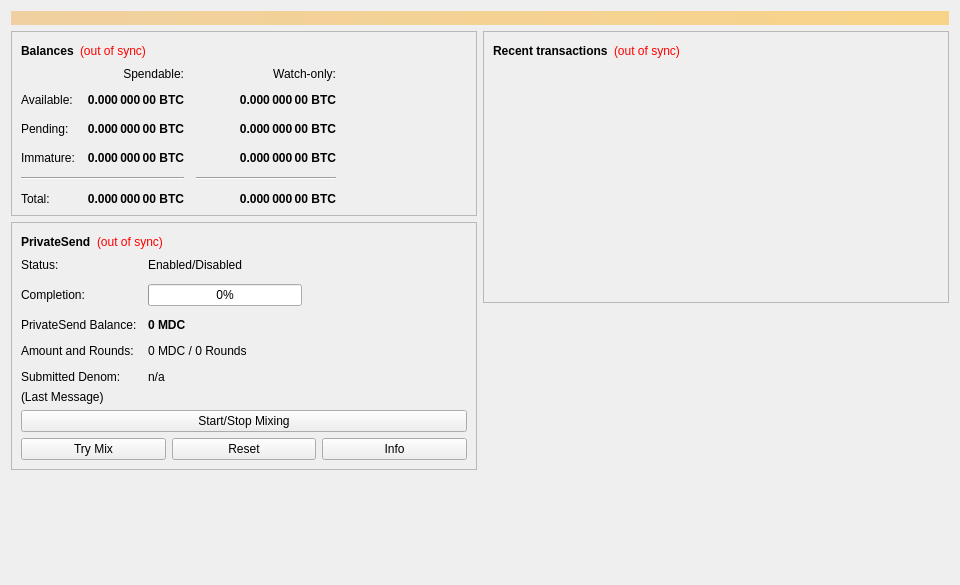
<?xml version="1.0" encoding="UTF-8"?>
<ui version="4.0">
 <class>OverviewPage</class>
 <widget class="QWidget" name="OverviewPage">
  <property name="geometry">
   <rect>
    <x>0</x>
    <y>0</y>
    <width>960</width>
    <height>585</height>
   </rect>
  </property>
  <property name="minimumSize">
   <size>
    <width>960</width>
    <height>0</height>
   </size>
  </property>
  <property name="windowTitle">
   <string>Form</string>
  </property>
  <layout class="QVBoxLayout" name="topLayout">
   <item>
    <widget class="QLabel" name="labelAlerts">
     <property name="visible">
      <bool>false</bool>
     </property>
     <property name="styleSheet">
      <string notr="true">background-color: qlineargradient(x1: 0, y1: 0, x2: 1, y2: 0, stop:0 #F0D0A0, stop:1 #F8D488); color:#000000;</string>
     </property>
     <property name="wordWrap">
      <bool>true</bool>
     </property>
     <property name="margin">
      <number>3</number>
     </property>
    </widget>
   </item>
   <item>
    <layout class="QHBoxLayout" name="horizontalLayout" stretch="1,1">
     <item>
      <layout class="QVBoxLayout" name="verticalLayout_2">
       <item>
        <widget class="QFrame" name="frame">
         <property name="frameShape">
          <enum>QFrame::StyledPanel</enum>
         </property>
         <property name="frameShadow">
          <enum>QFrame::Raised</enum>
         </property>
         <layout class="QVBoxLayout" name="verticalLayout_4">
          <item>
           <layout class="QHBoxLayout" name="horizontalLayout_4">
            <item>
             <widget class="QLabel" name="label_5">
              <property name="font">
               <font>
                <weight>75</weight>
                <bold>true</bold>
               </font>
              </property>
              <property name="text">
               <string>Balances</string>
              </property>
             </widget>
            </item>
            <item>
             <widget class="QLabel" name="labelWalletStatus">
              <property name="toolTip">
               <string>The displayed information may be out of date. Your wallet automatically synchronizes with the Madcoin network after a connection is established, but this process has not completed yet.</string>
              </property>
              <property name="styleSheet">
               <string notr="true">QLabel { color: red; }</string>
              </property>
              <property name="text">
               <string notr="true">(out of sync)</string>
              </property>
              <property name="alignment">
               <set>Qt::AlignLeading|Qt::AlignLeft|Qt::AlignVCenter</set>
              </property>
             </widget>
            </item>
            <item>
             <spacer name="horizontalSpacer_3">
              <property name="orientation">
               <enum>Qt::Horizontal</enum>
              </property>
              <property name="sizeHint" stdset="0">
               <size>
                <width>40</width>
                <height>20</height>
               </size>
              </property>
             </spacer>
            </item>
           </layout>
          </item>
          <item>
           <layout class="QGridLayout" name="gridLayout">
            <property name="spacing">
             <number>12</number>
            </property>
            <item row="2" column="2">
             <widget class="QLabel" name="labelWatchPending">
              <property name="font">
               <font>
                <weight>75</weight>
                <bold>true</bold>
               </font>
              </property>
              <property name="cursor">
               <cursorShape>IBeamCursor</cursorShape>
              </property>
              <property name="toolTip">
               <string>Unconfirmed transactions to watch-only addresses</string>
              </property>
              <property name="text">
               <string notr="true">0.000 000 00 BTC</string>
              </property>
              <property name="alignment">
               <set>Qt::AlignRight|Qt::AlignTrailing|Qt::AlignVCenter</set>
              </property>
              <property name="textInteractionFlags">
               <set>Qt::LinksAccessibleByMouse|Qt::TextSelectableByKeyboard|Qt::TextSelectableByMouse</set>
              </property>
             </widget>
            </item>
            <item row="2" column="1">
             <widget class="QLabel" name="labelUnconfirmed">
              <property name="font">
               <font>
                <weight>75</weight>
                <bold>true</bold>
               </font>
              </property>
              <property name="cursor">
               <cursorShape>IBeamCursor</cursorShape>
              </property>
              <property name="toolTip">
               <string>Total of transactions that have yet to be confirmed, and do not yet count toward the spendable balance</string>
              </property>
              <property name="text">
               <string notr="true">0.000 000 00 BTC</string>
              </property>
              <property name="alignment">
               <set>Qt::AlignRight|Qt::AlignTrailing|Qt::AlignVCenter</set>
              </property>
              <property name="textInteractionFlags">
               <set>Qt::LinksAccessibleByMouse|Qt::TextSelectableByKeyboard|Qt::TextSelectableByMouse</set>
              </property>
             </widget>
            </item>
            <item row="3" column="2">
             <widget class="QLabel" name="labelWatchImmature">
              <property name="font">
               <font>
                <weight>75</weight>
                <bold>true</bold>
               </font>
              </property>
              <property name="cursor">
               <cursorShape>IBeamCursor</cursorShape>
              </property>
              <property name="toolTip">
               <string>Mined balance in watch-only addresses that has not yet matured</string>
              </property>
              <property name="text">
               <string notr="true">0.000 000 00 BTC</string>
              </property>
              <property name="alignment">
               <set>Qt::AlignRight|Qt::AlignTrailing|Qt::AlignVCenter</set>
              </property>
              <property name="textInteractionFlags">
               <set>Qt::LinksAccessibleByMouse|Qt::TextSelectableByKeyboard|Qt::TextSelectableByMouse</set>
              </property>
             </widget>
            </item>
            <item row="4" column="0" colspan="2">
             <widget class="Line" name="lineSpendableBalance">
              <property name="orientation">
               <enum>Qt::Horizontal</enum>
              </property>
             </widget>
            </item>
            <item row="4" column="2">
             <widget class="Line" name="lineWatchBalance">
              <property name="sizePolicy">
               <sizepolicy hsizetype="Preferred" vsizetype="Fixed">
                <horstretch>0</horstretch>
                <verstretch>0</verstretch>
               </sizepolicy>
              </property>
              <property name="minimumSize">
               <size>
                <width>140</width>
                <height>0</height>
               </size>
              </property>
              <property name="orientation">
               <enum>Qt::Horizontal</enum>
              </property>
             </widget>
            </item>
            <item row="5" column="0">
             <widget class="QLabel" name="labelTotalText">
              <property name="text">
               <string>Total:</string>
              </property>
             </widget>
            </item>
            <item row="3" column="1">
             <widget class="QLabel" name="labelImmature">
              <property name="font">
               <font>
                <weight>75</weight>
                <bold>true</bold>
               </font>
              </property>
              <property name="cursor">
               <cursorShape>IBeamCursor</cursorShape>
              </property>
              <property name="toolTip">
               <string>Mined balance that has not yet matured</string>
              </property>
              <property name="text">
               <string notr="true">0.000 000 00 BTC</string>
              </property>
              <property name="alignment">
               <set>Qt::AlignRight|Qt::AlignTrailing|Qt::AlignVCenter</set>
              </property>
              <property name="textInteractionFlags">
               <set>Qt::LinksAccessibleByMouse|Qt::TextSelectableByKeyboard|Qt::TextSelectableByMouse</set>
              </property>
             </widget>
            </item>
            <item row="2" column="3">
             <spacer name="horizontalSpacer_2">
              <property name="orientation">
               <enum>Qt::Horizontal</enum>
              </property>
              <property name="sizeHint" stdset="0">
               <size>
                <width>40</width>
                <height>20</height>
               </size>
              </property>
             </spacer>
            </item>
            <item row="3" column="0">
             <widget class="QLabel" name="labelImmatureText">
              <property name="text">
               <string>Immature:</string>
              </property>
             </widget>
            </item>
            <item row="5" column="1">
             <widget class="QLabel" name="labelTotal">
              <property name="font">
               <font>
                <weight>75</weight>
                <bold>true</bold>
               </font>
              </property>
              <property name="cursor">
               <cursorShape>IBeamCursor</cursorShape>
              </property>
              <property name="toolTip">
               <string>Your current total balance</string>
              </property>
              <property name="text">
               <string notr="true">0.000 000 00 BTC</string>
              </property>
              <property name="alignment">
               <set>Qt::AlignRight|Qt::AlignTrailing|Qt::AlignVCenter</set>
              </property>
              <property name="textInteractionFlags">
               <set>Qt::LinksAccessibleByMouse|Qt::TextSelectableByKeyboard|Qt::TextSelectableByMouse</set>
              </property>
             </widget>
            </item>
            <item row="5" column="2">
             <widget class="QLabel" name="labelWatchTotal">
              <property name="font">
               <font>
                <weight>75</weight>
                <bold>true</bold>
               </font>
              </property>
              <property name="cursor">
               <cursorShape>IBeamCursor</cursorShape>
              </property>
              <property name="toolTip">
               <string>Current total balance in watch-only addresses</string>
              </property>
              <property name="text">
               <string notr="true">0.000 000 00 BTC</string>
              </property>
              <property name="alignment">
               <set>Qt::AlignRight|Qt::AlignTrailing|Qt::AlignVCenter</set>
              </property>
              <property name="textInteractionFlags">
               <set>Qt::LinksAccessibleByMouse|Qt::TextSelectableByKeyboard|Qt::TextSelectableByMouse</set>
              </property>
             </widget>
            </item>
            <item row="0" column="2">
             <widget class="QLabel" name="labelWatchonly">
              <property name="text">
               <string>Watch-only:</string>
              </property>
              <property name="alignment">
               <set>Qt::AlignRight|Qt::AlignTrailing|Qt::AlignVCenter</set>
              </property>
             </widget>
            </item>
            <item row="1" column="0">
             <widget class="QLabel" name="labelBalanceText">
              <property name="text">
               <string>Available:</string>
              </property>
             </widget>
            </item>
            <item row="1" column="1">
             <widget class="QLabel" name="labelBalance">
              <property name="font">
               <font>
                <weight>75</weight>
                <bold>true</bold>
               </font>
              </property>
              <property name="cursor">
               <cursorShape>IBeamCursor</cursorShape>
              </property>
              <property name="toolTip">
               <string>Your current spendable balance</string>
              </property>
              <property name="text">
               <string notr="true">0.000 000 00 BTC</string>
              </property>
              <property name="alignment">
               <set>Qt::AlignRight|Qt::AlignTrailing|Qt::AlignVCenter</set>
              </property>
              <property name="textInteractionFlags">
               <set>Qt::LinksAccessibleByMouse|Qt::TextSelectableByKeyboard|Qt::TextSelectableByMouse</set>
              </property>
             </widget>
            </item>
            <item row="1" column="2">
             <widget class="QLabel" name="labelWatchAvailable">
              <property name="font">
               <font>
                <weight>75</weight>
                <bold>true</bold>
               </font>
              </property>
              <property name="cursor">
               <cursorShape>IBeamCursor</cursorShape>
              </property>
              <property name="toolTip">
               <string>Your current balance in watch-only addresses</string>
              </property>
              <property name="text">
               <string notr="true">0.000 000 00 BTC</string>
              </property>
              <property name="alignment">
               <set>Qt::AlignRight|Qt::AlignTrailing|Qt::AlignVCenter</set>
              </property>
              <property name="textInteractionFlags">
               <set>Qt::LinksAccessibleByMouse|Qt::TextSelectableByKeyboard|Qt::TextSelectableByMouse</set>
              </property>
             </widget>
            </item>
            <item row="2" column="0">
             <widget class="QLabel" name="labelPendingText">
              <property name="text">
               <string>Pending:</string>
              </property>
             </widget>
            </item>
            <item row="0" column="1">
             <widget class="QLabel" name="labelSpendable">
              <property name="text">
               <string>Spendable:</string>
              </property>
              <property name="alignment">
               <set>Qt::AlignRight|Qt::AlignTrailing|Qt::AlignVCenter</set>
              </property>
             </widget>
            </item>
           </layout>
          </item>
         </layout>
        </widget>
       </item>
       <item>
        <widget class="QFrame" name="framePrivateSend">
         <property name="layoutDirection">
          <enum>Qt::LeftToRight</enum>
         </property>
         <property name="frameShape">
          <enum>QFrame::StyledPanel</enum>
         </property>
         <property name="frameShadow">
          <enum>QFrame::Raised</enum>
         </property>
         <layout class="QVBoxLayout" name="VerticalLayout_PS1">
          <item>
           <layout class="QHBoxLayout" name="horizontalLayout_5">
            <item>
             <widget class="QLabel" name="labelPrivateSendHeader">
              <property name="font">
               <font>
                <weight>75</weight>
                <bold>true</bold>
               </font>
              </property>
              <property name="text">
               <string>PrivateSend</string>
              </property>
             </widget>
            </item>
            <item>
             <widget class="QLabel" name="labelPrivateSendSyncStatus">
              <property name="toolTip">
               <string>The displayed information may be out of date. Your wallet automatically synchronizes with the Madcoin network after a connection is established, but this process has not completed yet.</string>
              </property>
              <property name="styleSheet">
               <string notr="true">QLabel { color: red; }</string>
              </property>
              <property name="text">
               <string notr="true">(out of sync)</string>
              </property>
              <property name="alignment">
               <set>Qt::AlignLeading|Qt::AlignLeft|Qt::AlignVCenter</set>
              </property>
             </widget>
            </item>
            <item>
             <spacer name="horizontalSpacer_4">
              <property name="orientation">
               <enum>Qt::Horizontal</enum>
              </property>
              <property name="sizeHint" stdset="0">
               <size>
                <width>40</width>
                <height>20</height>
               </size>
              </property>
             </spacer>
            </item>
           </layout>
          </item>
          <item>
           <layout class="QFormLayout" name="privateSendFormLayout">
            <property name="fieldGrowthPolicy">
             <enum>QFormLayout::AllNonFixedFieldsGrow</enum>
            </property>
            <property name="horizontalSpacing">
             <number>11</number>
            </property>
            <property name="verticalSpacing">
             <number>12</number>
            </property>
            <item row="0" column="0">
             <widget class="QLabel" name="labelPrivateSendEnabledText">
              <property name="text">
               <string>Status:</string>
              </property>
             </widget>
            </item>
            <item row="0" column="1">
             <widget class="QLabel" name="labelPrivateSendEnabled">
              <property name="text">
               <string>Enabled/Disabled</string>
              </property>
             </widget>
            </item>
            <item row="1" column="0">
             <widget class="QLabel" name="labelCompletitionText">
              <property name="text">
               <string>Completion:</string>
              </property>
             </widget>
            </item>
            <item row="1" column="1">
             <widget class="QProgressBar" name="privateSendProgress">
              <property name="maximumSize">
               <size>
                <width>154</width>
                <height>16777215</height>
               </size>
              </property>
              <property name="value">
               <number>0</number>
              </property>
             </widget>
            </item>
            <item row="2" column="0">
             <widget class="QLabel" name="labelAnonymizedText">
              <property name="text">
               <string>PrivateSend Balance:</string>
              </property>
             </widget>
            </item>
            <item row="2" column="1">
             <widget class="QLabel" name="labelAnonymized">
              <property name="font">
               <font>
                <weight>75</weight>
                <bold>true</bold>
               </font>
              </property>
              <property name="text">
               <string notr="true">0 MDC</string>
              </property>
             </widget>
            </item>
            <item row="3" column="0">
             <widget class="QLabel" name="labelAmountAndRoundsText">
              <property name="text">
               <string>Amount and Rounds:</string>
              </property>
             </widget>
            </item>
            <item row="3" column="1">
             <widget class="QLabel" name="labelAmountRounds">
              <property name="text">
               <string>0 MDC / 0 Rounds</string>
              </property>
             </widget>
            </item>
            <item row="4" column="0">
             <widget class="QLabel" name="labelSubmittedDenomText">
              <property name="text">
               <string>Submitted Denom:</string>
              </property>
             </widget>
            </item>
            <item row="4" column="1">
             <widget class="QLabel" name="labelSubmittedDenom">
              <property name="toolTip">
               <string>The denominations you submitted to the Masternode.&lt;br&gt;To mix, other users must submit the exact same denominations.</string>
              </property>
              <property name="text">
               <string>n/a</string>
              </property>
             </widget>
            </item>
           </layout>
          </item>
          <item>
           <layout class="QVBoxLayout" name="VerticalLayout_PS">
            <item>
             <widget class="QLabel" name="labelPrivateSendLastMessage">
              <property name="text">
               <string>(Last Message)</string>
              </property>
              <property name="alignment">
               <set>Qt::AlignLeading|Qt::AlignLeft|Qt::AlignTop</set>
              </property>
              <property name="wordWrap">
               <bool>true</bool>
              </property>
             </widget>
            </item>
            <item>
             <widget class="QPushButton" name="togglePrivateSend">
              <property name="sizePolicy">
               <sizepolicy hsizetype="MinimumExpanding" vsizetype="Fixed">
                <horstretch>0</horstretch>
                <verstretch>0</verstretch>
               </sizepolicy>
              </property>
              <property name="text">
               <string>Start/Stop Mixing</string>
              </property>
             </widget>
            </item>
            <item>
             <layout class="QHBoxLayout" name="horizontalLayout_debugbuttons">
              <item>
               <widget class="QPushButton" name="privateSendAuto">
                <property name="sizePolicy">
                 <sizepolicy hsizetype="MinimumExpanding" vsizetype="Fixed">
                  <horstretch>0</horstretch>
                  <verstretch>0</verstretch>
                 </sizepolicy>
                </property>
                <property name="toolTip">
                 <string>Try to manually submit a PrivateSend request.</string>
                </property>
                <property name="text">
                 <string>Try Mix</string>
                </property>
               </widget>
              </item>
              <item>
               <widget class="QPushButton" name="privateSendReset">
                <property name="sizePolicy">
                 <sizepolicy hsizetype="MinimumExpanding" vsizetype="Fixed">
                  <horstretch>0</horstretch>
                  <verstretch>0</verstretch>
                 </sizepolicy>
                </property>
                <property name="toolTip">
                 <string>Reset the current status of PrivateSend (can interrupt PrivateSend if it's in the process of Mixing, which can cost you money!)</string>
                </property>
                <property name="autoFillBackground">
                 <bool>false</bool>
                </property>
                <property name="text">
                 <string>Reset</string>
                </property>
               </widget>
              </item>
              <item>
               <widget class="QPushButton" name="privateSendInfo">
                <property name="sizePolicy">
                 <sizepolicy hsizetype="MinimumExpanding" vsizetype="Fixed">
                  <horstretch>0</horstretch>
                  <verstretch>0</verstretch>
                 </sizepolicy>
                </property>
                <property name="toolTip">
                 <string>Information about PrivateSend and Mixing</string>
                </property>
                <property name="text">
                 <string>Info</string>
                </property>
               </widget>
              </item>
             </layout>
            </item>
           </layout>
          </item>
         </layout>
        </widget>
       </item>
       <item>
        <spacer name="verticalSpacer">
         <property name="orientation">
          <enum>Qt::Vertical</enum>
         </property>
         <property name="sizeHint" stdset="0">
          <size>
           <width>20</width>
           <height>40</height>
          </size>
         </property>
        </spacer>
       </item>
      </layout>
     </item>
     <item>
      <layout class="QVBoxLayout" name="verticalLayout_3">
       <item>
        <widget class="QFrame" name="frame_2">
         <property name="frameShape">
          <enum>QFrame::StyledPanel</enum>
         </property>
         <property name="frameShadow">
          <enum>QFrame::Raised</enum>
         </property>
         <layout class="QVBoxLayout" name="verticalLayout">
          <item>
           <layout class="QHBoxLayout" name="horizontalLayout_2">
            <item>
             <widget class="QLabel" name="label_4">
              <property name="font">
               <font>
                <weight>75</weight>
                <bold>true</bold>
               </font>
              </property>
              <property name="text">
               <string>Recent transactions</string>
              </property>
             </widget>
            </item>
            <item>
             <widget class="QLabel" name="labelTransactionsStatus">
              <property name="toolTip">
               <string>The displayed information may be out of date. Your wallet automatically synchronizes with the Madcoin network after a connection is established, but this process has not completed yet.</string>
              </property>
              <property name="styleSheet">
               <string notr="true">QLabel { color: red; }</string>
              </property>
              <property name="text">
               <string notr="true">(out of sync)</string>
              </property>
              <property name="alignment">
               <set>Qt::AlignLeading|Qt::AlignLeft|Qt::AlignVCenter</set>
              </property>
             </widget>
            </item>
            <item>
             <spacer name="horizontalSpacer">
              <property name="orientation">
               <enum>Qt::Horizontal</enum>
              </property>
              <property name="sizeHint" stdset="0">
               <size>
                <width>40</width>
                <height>20</height>
               </size>
              </property>
             </spacer>
            </item>
           </layout>
          </item>
          <item>
           <widget class="QListView" name="listTransactions">
            <property name="styleSheet">
             <string notr="true">QListView { background: transparent; }</string>
            </property>
            <property name="frameShape">
             <enum>QFrame::NoFrame</enum>
            </property>
            <property name="verticalScrollBarPolicy">
             <enum>Qt::ScrollBarAlwaysOff</enum>
            </property>
            <property name="horizontalScrollBarPolicy">
             <enum>Qt::ScrollBarAlwaysOff</enum>
            </property>
            <property name="selectionMode">
             <enum>QAbstractItemView::NoSelection</enum>
            </property>
           </widget>
          </item>
         </layout>
        </widget>
       </item>
       <item>
        <spacer name="verticalSpacer_2">
         <property name="orientation">
          <enum>Qt::Vertical</enum>
         </property>
         <property name="sizeHint" stdset="0">
          <size>
           <width>20</width>
           <height>40</height>
          </size>
         </property>
        </spacer>
       </item>
      </layout>
     </item>
    </layout>
   </item>
  </layout>
 </widget>
 <resources/>
 <connections/>
</ui>
